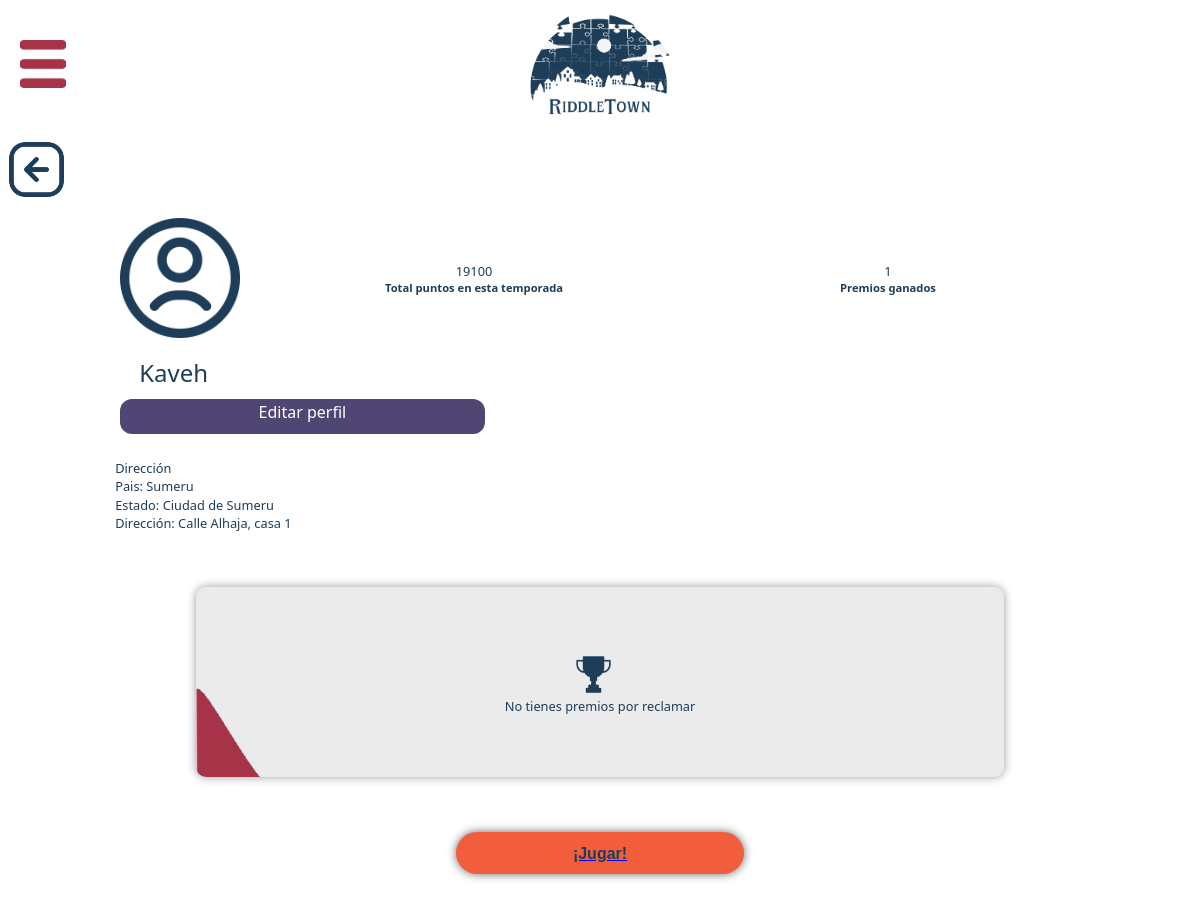
/profile/, run on the app's committed database.
### mainapp/models.py (models this page shows, shortened)
class User (AbstractBaseUser, PermissionsMixin):
    email = models.EmailField(blank=True, default='',unique = True)
    nickname = models.CharField(max_length=55, blank=True, default='')
    country = models.CharField(max_length=55, blank=True, default='')
    estate = models.CharField(max_length=55, blank=True, default='')
    address = models.CharField(max_length=55, blank=True, default='')
    is_active = models.BooleanField(default=True)
    is_superuser = models.BooleanField(default=False)
    is_staff = models.BooleanField(default=False)
    date_joined = models.DateTimeField(default = timezone.now)
    last_login = models.DateTimeField(blank=True, null = True)
    objects = CustomUserManager()
    USERNAME_FIELD = 'email'
    EMAIL_FIELD = 'email'
    REQUIRED_FIELDS = []
    class Meta:
        verbose_name = 'Usuario'
        verbose_name_plural = 'Usuarios'

### mainapp/views.py (the view)
# urls.py: path('profile/', views.profile),
def profile(request):
    user = User.objects.filter(is_superuser=False).filter(is_staff=False).order_by('date_joined').first()
    puntos = Ranking.objects.filter(user_id = user.id).first().score
    premios = len(list(PrizeWon.objects.filter(user_id = user.id).all()))
    context = {
        "user" : user,
        "puntos" : puntos,
        "premios" : premios
    }
    return render(request,'mainapp/profile.html', context = context)

### mainapp/templates/mainapp/profile.html (shortened to what this page needs)
{% extends 'base.html' %}
{% load static i18n %}
{% block head %}
<link rel="stylesheet" href="{% static 'CSS/profileStyles.css' %}"/>
{% endblock %}
{% block content%}
<div class="mainview">
    {% include 'back_component.html' %}
    <div class="main">
        <div class="space"></div>
        <div class="mainContent">
            <div class="editContainer">
                <div class="profileImage">
                    <img src="{% static 'IMG/user.png' %}" alt="User" class="avatar"/>
                    <div class="withProfile">
                        <p>{{ puntos }}</p>
                        <p class="text">{% trans "Total puntos en esta temporada" %}</p>
                    </div>
                    <div class="withProfile">
                        <p> {{ premios }} </p>
                        <p class="text">{% trans "Premios ganados" %}</p>
                    </div>
                </div>
                <span class="alias"> {{ user.nickname }} </span>
                <div class="changeImage">
                    <a class="edit" href="edit">{% trans "Editar perfil" %}</a>
                </div>
                <p>{% trans "Dirección" %}</p>
                <P>{% trans "Pais" %}: {{ user.country }} </P>
                <P>{% trans "Estado" %}: {{ user.estate }} </P>
                <p>{% trans "Dirección" %}: {{ user.address }} </p>
                <div class="container2">
                    <div class="top-ranking">
                        <div>
                            <img src="{% static 'IMG/sidebar/trofeo.png' %}" alt="Trofeo" class="sideImages"/>
                        </div>
                        <p>{% trans "No tienes premios por reclamar" %}</p>
                    </div>
                </div>
            </div>
        <a href="/categories/">
            {% include 'play_component.html' %}
        </a>
        </div>
    </div>
</div>
{% endblock %}

### mainapp/static/CSS/base.css (style rules this page uses)
body { font-family: system-ui, -apple-system, BlinkMacSystemFont, 'Segoe UI', Roboto, Oxygen, Ubuntu, Cantarell, 'Open Sans', 'Helvetica Neue', sans-serif; margin: 0; padding: 0; display: flex; height: 100vh; width: 100%; background-color: white; }
.top-ranking { background-color: #ebebeb; padding: 20px; border-radius: 10px; box-shadow: 0 0 10px rgba(0, 0, 0, 0.4); background-image: url(../IMG/VectorRanking.png); background-repeat: no-repeat; background-size: 110% 126%; background-position-x: -5vw; display: flex; flex-direction: column; justify-content: space-between; padding: 10px; width: 90%; margin-left: 5%; margin-right: 5%; margin-top: 1%; margin-bottom: 1%; }
.sideImages { width: 4.7vh; margin-right: 1.5vh; }
p { font-size: 1rem; }
@media (max-width: 1220px) { div { font-size: 0.9rem; } }
@media (max-width: 1220px) { .top-ranking { justify-content: space-between; padding: 10px; width: 90%; } }

### mainapp/static/CSS/profileStyles.css (style rules this page uses)
body { font-family: system-ui, -apple-system, BlinkMacSystemFont, 'Segoe UI', Roboto, Oxygen, Ubuntu, Cantarell, 'Open Sans', 'Helvetica Neue', sans-serif; margin: 0; padding: 0; display: flex; flex-direction: row; height: 100vh; background-color: white; }
.sideImages { width: 4.7vh; margin-right: 1.5vh; }
.mainview { display: flex; flex-direction: column; width: 85%; text-align: left; justify-items: left; overflow-y: auto; }
.main { display: flex; text-align: left; }
.space { width: 15%; }
.mainContent { display: flex; flex-direction: column; width: 80%; color: #1D3D59; }
.editContainer { display: flex; flex-direction: column; gap: 10px; }
.profileImage { display: flex; align-items: center; justify-content: space-between; padding: 10px 10px; font-size: 16px; background-color: #fff; text-decoration: none; color: #1D3D59; transition: background-color 0.3s ease; height: 35%; }
.withProfile { display: flex; flex-direction: column; text-align: center; width: 20%; }
.withProfile > p { margin: 0px; }
.text { font-size: large; font-weight: bold; }
p { margin: -0.5%; }
.avatar { width: 4vw; margin-right: 1vw; }
.alias { font-size: 1.5em; font-weight: 500; padding-left: 2%; }
.changeImage { background-color: #504673; color: white; padding: 0.2vw; border-radius: 12px; text-align: center; width: 12%; }
.container2 { display: flex; text-align: center; justify-content: center; padding-top: 40px; }
.top-ranking { background-color: #ebebeb; width: 50%; height: 150px; padding: 20px; border-radius: 10px; box-shadow: 0 0 10px rgba(0, 0, 0, 0.4); background-image: url(../IMG/VectorRanking.png); background-repeat: no-repeat; background-size: 124% 70%; background-position-x: -0.5vw; background-position-y: 6vw; display: flex; justify-content: center; align-items: center; }
.edit { color: #ffffff; text-decoration: none; }
@media (max-width: 1220px) { .changeImage { width: 30vw; height: 45px; } }
@media (max-width: 1220px) { .avatar { width: 10vw; } }
@media (max-width: 1220px) { .top-ranking { background-color: #ebebeb; width: 50%; height: 150px; padding: 20px; border-radius: 10px; box-shadow: 0 0 10px rgba(0, 0, 0, 0.4); background-image: url(../IMG/VectorRanking.png); background-repeat: no-repeat; background-size: 125% 110%; background-position-x: -1.1vw; background-position-y: 6vw; display: flex; justify-content: center; align-items: center; } }
@media (max-width: 1220px) { .mainview { width: 100%; } }
@media (max-width: 1220px) { .text { font-size: 0.7rem; } }
@media (max-width: 1220px) { .withProfile { width: 40%; } }
@media (max-width: 1220px) { .main { width: 100%; } }
@media (max-width: 1220px) { .profileImage { padding:0% !important; } }
@media (max-width: 1220px) { .changeImage { margin-bottom: 20px; } }
@media (max-width: 1220px) { p { font-size: 0.8rem; } }
@media (max-width: 1220px) { .space { width: 10%; } }
@media (max-width: 1220px) { .top-ranking { width: 80% !important; } }

### data on the page
User: nickname "Kaveh", country "Sumeru", estate "Ciudad de Sumeru", address "Calle Alhaja, casa 1"

### other printed values
{{ puntos }} "19100"
{{ premios }} "1"
